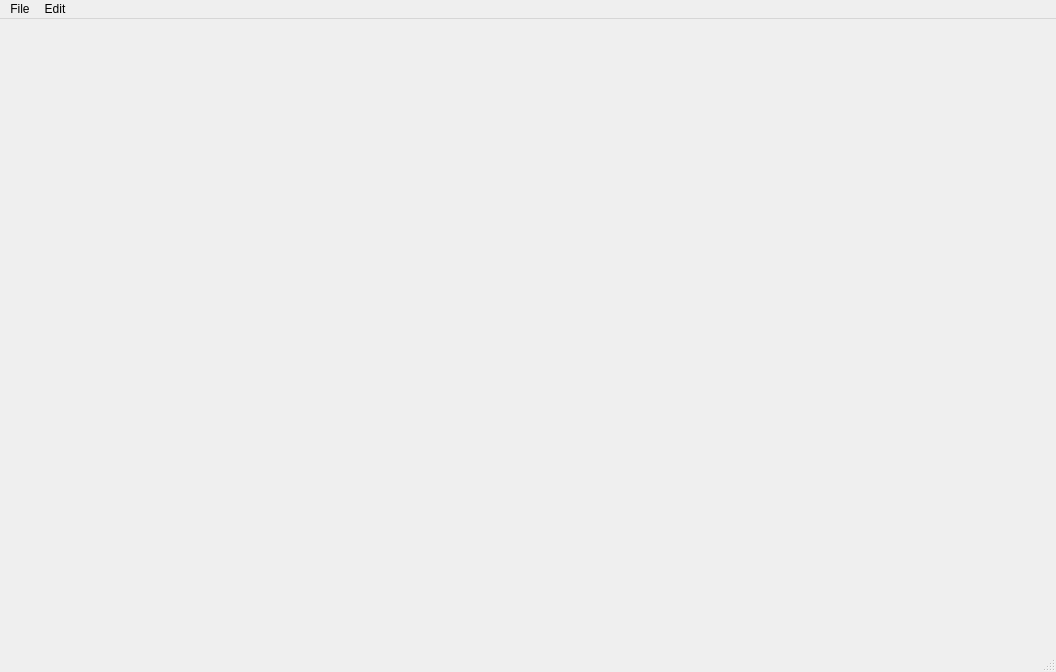
<?xml version="1.0" encoding="UTF-8"?>
<ui version="4.0">
 <class>MainWindow</class>
 <widget class="QMainWindow" name="MainWindow">
  <property name="geometry">
   <rect>
    <x>0</x>
    <y>0</y>
    <width>1056</width>
    <height>672</height>
   </rect>
  </property>
  <property name="windowTitle">
   <string>MainWindow</string>
  </property>
  <widget class="QWidget" name="centralwidget">
   <widget class="QWidget" name="gridLayoutWidget">
    <property name="geometry">
     <rect>
      <x>10</x>
      <y>10</y>
      <width>1021</width>
      <height>601</height>
     </rect>
    </property>
    <layout class="QGridLayout" name="gridLayout">
     <item row="0" column="0">
      <layout class="QVBoxLayout" name="verticalLayout_2"/>
     </item>
    </layout>
   </widget>
  </widget>
  <widget class="QMenuBar" name="menubar">
   <property name="geometry">
    <rect>
     <x>0</x>
     <y>0</y>
     <width>1056</width>
     <height>23</height>
    </rect>
   </property>
   <widget class="QMenu" name="menuFile">
    <property name="title">
     <string>File</string>
    </property>
    <addaction name="actionNew"/>
   </widget>
   <widget class="QMenu" name="menuEdit">
    <property name="title">
     <string>Edit</string>
    </property>
   </widget>
   <addaction name="menuFile"/>
   <addaction name="menuEdit"/>
  </widget>
  <widget class="QStatusBar" name="statusbar"/>
  <action name="actionNew">
   <property name="text">
    <string>New</string>
   </property>
  </action>
 </widget>
 <resources/>
 <connections/>
</ui>
